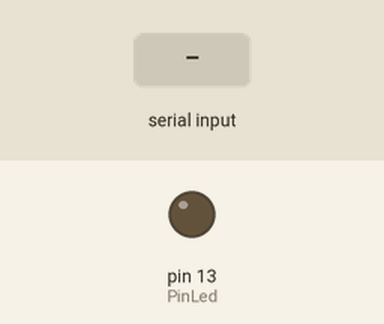
Recording of a sketch running on a simulated Arduino Uno, built with avr-gcc and run on an emulated ATmega328P. Parts: output pins drawn as LEDs (lit = HIGH). The test bench sets the inputs (shaded band).

Above: at 1.2 s.
1.3 s: "a" received over the second serial link
At 2.4 s:
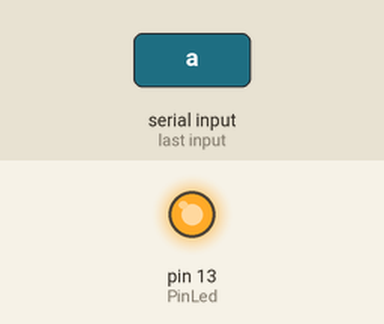
2.8 s: "1" received over the second serial link
At 3.6 s:
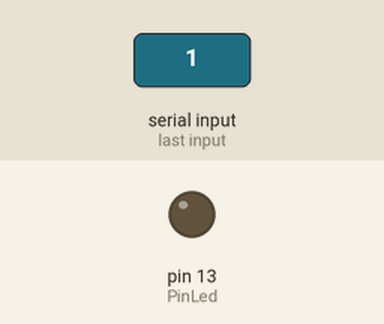
Timing chart, 0 to 5.8 s (numbered marks = the images above; inputs shaded):
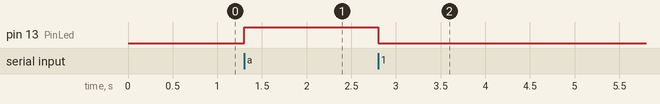

Measured:
- after the input at 1.3 s, pin 13 (PinLed): LOW → HIGH at once
- after the input at 2.8 s, pin 13 (PinLed): HIGH → LOW at once

The sketch:

Ejemplo2.ino
```cpp
#include <SoftwareSerial.h>

SoftwareSerial BTSerial(3, 2);

int PinLed = 13;

void setup() {
  Serial.begin(9600);

  BTSerial.begin(9600);
  pinMode(PinLed, OUTPUT);
}

void loop() {
  if (BTSerial.available()) {
    char Letra = BTSerial.read();
    if (Letra == 'a') {
      digitalWrite(PinLed, 1);
    }
    else {
      digitalWrite(PinLed, 0);
    }
  }
}
```
